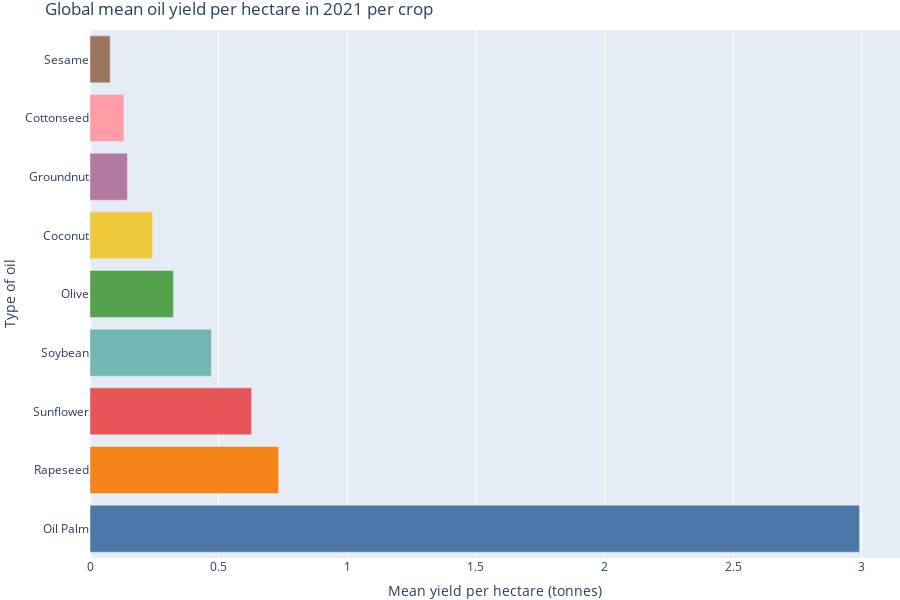

Source (notebook cell):
### Markdown cell above
## Perspective 2: The problem is with global demand for vegetable oil, not palm oil

The solution seems straightforward: stop using palm oil. However, the solution might be a little more counter-intuitive. In fact, palm oil has some environmental benefits, especially its high yield per hectare. Looking at the chart below, it's clear that other oils require much more land to produce the same amount, with the next best already using 4 times as much area. So, replacing palm oil with other types could lead to more deforestation and all the problems that come with it.

### Code cell
import pandas as pd
import plotly.graph_objects as go
import plotly.express as px

# Load the dataset
oils_df = pd.read_csv('../Datasets/Oils/oil-yield-by-crop.csv')

# Filter for the entity 'World'
world_df = oils_df[oils_df['Entity'] == 'World']

# Filter for the year 2021
df_2021 = world_df.loc[world_df['Year'] == 2021]

# Drop unnecessary columns
df_2021_clean = df_2021.drop(columns=['Entity', 'Code', 'Year'])

# Calculate the mean for each type of oil yield for the year 2021, ignoring NaNs
mean_columns_2021 = df_2021_clean.mean()

# Sort the mean values in descending order
mean_columns_2021_sorted = mean_columns_2021.sort_values(ascending=False)

# Define colors from Plotly's T10 qualitative color palette
colors = px.colors.qualitative.T10[:len(mean_columns_2021_sorted)]

# Create a bar plot using Plotly
fig = go.Figure()

fig.add_trace(go.Bar(
    x=mean_columns_2021_sorted.values,
    y=mean_columns_2021_sorted.index,
    orientation='h',  # horizontal bar chart
    marker_color=colors,  # assign colors to bars
))

fig.update_layout(
    title='Global mean oil yield per hectare in 2021 per crop',
    xaxis_title='Mean yield per hectare (tonnes)',
    yaxis_title='Type of oil',
    height=600,
    margin=dict(l=0, r=0, t=30, b=0),  # adjust margins for better appearance
)

# Show the plot
fig.show()

### Figure 1 — Plotly figure (JSON) as saved in the notebook; plotly's stock layout.template omitted (floating-point values rounded to 4 significant figures)
{"data": [{"marker": {"color": ["#4C78A8", "#F58518", "#E45756", "#72B7B2", "#54A24B", "#EECA3B", "#B279A2", "#FF9DA6", "#9D755D"]}, "orientation": "h", "type": "bar", "x": [2.991, 0.7333, 0.6282, 0.4719, 0.3242, 0.2432, 0.1455, 0.1319, 0.07832], "y": ["Oil Palm", "Rapeseed", "Sunflower", "Soybean", "Olive", "Coconut", "Groundnut", "Cottonseed", "Sesame"]}], "layout": {"height": 600, "margin": {"b": 0, "l": 0, "r": 0, "t": 30}, "title": {"text": "Global mean oil yield per hectare in 2021 per crop"}, "xaxis": {"title": {"text": "Mean yield per hectare (tonnes)"}}, "yaxis": {"title": {"text": "Type of oil"}}}}
